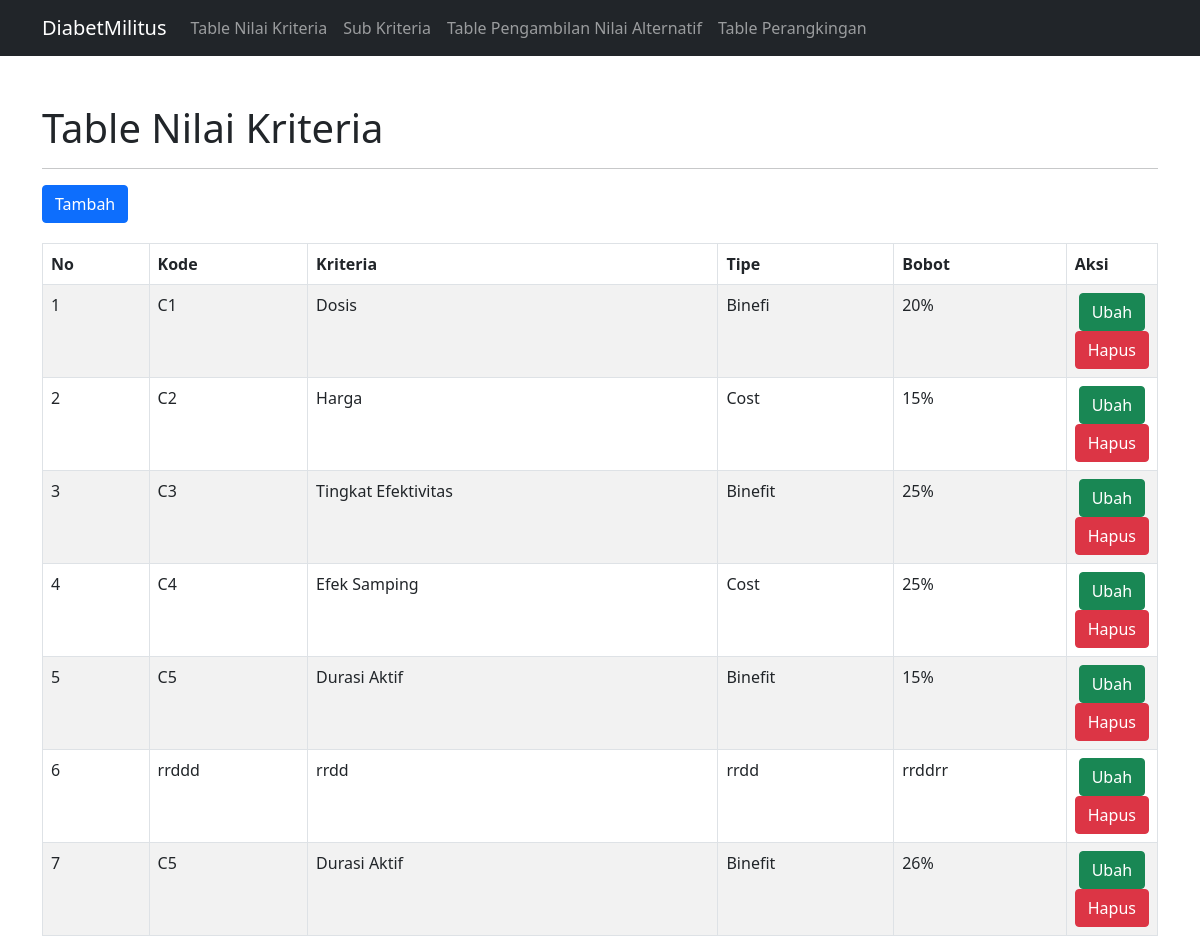
The page / on the database its author committed.
### tables this page shows
CREATE TABLE `table_kriteria` (
  `id_obat` int(11) NOT NULL,
  `kode` varchar(50) NOT NULL,
  `kriteria` varchar(50) NOT NULL,
  `tipe` varchar(50) NOT NULL,
  `bobot` varchar(50) NOT NULL
);

### config/controller.php (called while the page is built, shortened)
<?php
function select($query)
{
    global $db;
    $result = mysqli_query($db, $query);
    $rows = [];
    while ($row = mysqli_fetch_assoc($result)) {
        $rows[] = $row;
    }
    return $rows;
}

### index.php (the view)
<?php
include 'layout/header.php';
$data_table_kriteria = select("SELECT * FROM table_kriteria");
?>
<div class="container mt-5">
    <h1>Table Nilai Kriteria</h1>
    <hr>
    <a href="tambah-table-kriteria.php" class="btn btn-primary mb-1">Tambah</a>
    <table class="table table-bordered table-striped mt-3">
        <thead>
            <tr>
                <th>No</th>
                <th>Kode</th>
                <th>Kriteria</th>
                <th>Tipe</th>
                <th>Bobot</th>
                <th>Aksi</th>
            </tr>
        </thead>
        <tbody>
            <?php $no = 1; ?>
            <?php foreach ($data_table_kriteria as $table_kriteria) : ?>
            <tr>
                <td><?=$no++;?></td>
                <td><?=$table_kriteria['kode'];?></td>
                <td><?=$table_kriteria['kriteria'];?></td>
                <td><?=$table_kriteria['tipe'];?></td>
                <td><?=$table_kriteria['bobot'];?></td>
                <td width="15" class="text-center">
                    <a href="ubah-table-kriteria.php?id_obat=<?=$table_kriteria['id_obat']; ?>" class="btn btn-success">Ubah</a>
                    <a href="hapus-table-kriteria.php?id_obat=<?=$table_kriteria['id_obat']; ?>" class="btn btn-danger" onclick="return confirm('Apakah Anda yakin ingin menghapus data ini?')">Hapus</a>
                </td>
            </tr>
            <?php endforeach; ?>
        </tbody>
    </table>
</div>
<?php include 'layout/footer.php'; ?>

### rows shown on the page
table_kriteria: kode "C1", kriteria "Dosis", tipe "Binefi", bobot "20%"
table_kriteria: kode "C2", kriteria "Harga", tipe "Cost", bobot "15%"
table_kriteria: kode "C3", kriteria "Tingkat Efektivitas", tipe "Binefit", bobot "25%"
table_kriteria: kode "C4", kriteria "Efek Samping", tipe "Cost", bobot "25%"
table_kriteria: kode "C5", kriteria "Durasi Aktif", tipe "Binefit", bobot "15%"
table_kriteria: kode "rrddd", kriteria "rrdd", tipe "rrdd", bobot "rrddrr"
table_kriteria: kode "C5", kriteria "Durasi Aktif", tipe "Binefit", bobot "26%"
